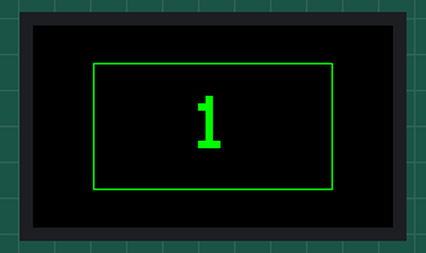
Recording of a sketch running on a simulated ESP32-S3. Shown: 240×135 colour display.

Above: at 0.2 s.
At 4.3 s:
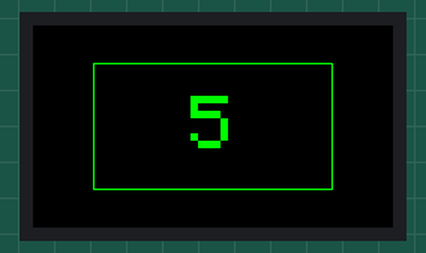
At 9.3 s:
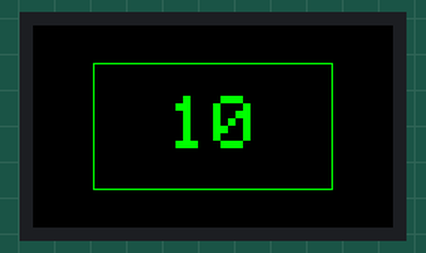
At 19.4 s:
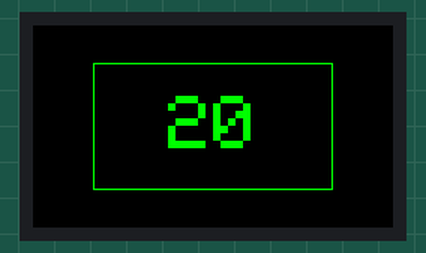
At 28.5 s:
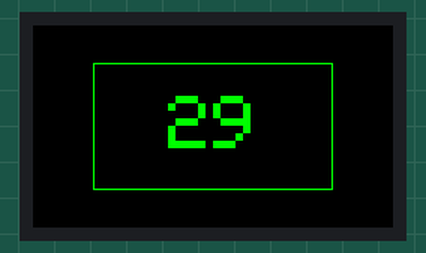
At 38.7 s:
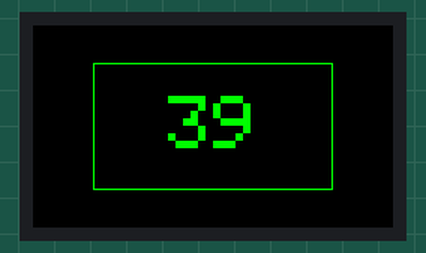

The sketch:

display2.ino
```cpp
#include <M5Cardputer.h>
#include <stdlib.h>

void setup(void) {
    M5Cardputer.begin(M5.config());

    M5Cardputer.Display.setTextColor(GREEN);
    M5Cardputer.Display.setTextSize(5);
    M5Cardputer.Display.setTextDatum(middle_center);
    M5Cardputer.Display.drawRect(40, 25, 160, 85, GREEN);
}

void loop(void) {
    static unsigned int i = 1;
    char n[5];

    itoa(i, n, 10);
    M5Cardputer.Display.fillRect(45, 30, 150, 75, BLACK);
    M5Cardputer.Display.drawString(n, M5Cardputer.Display.width() / 2, M5Cardputer.Display.height() / 2);
    i++;
    delay(1000);
}
```

Measured:
- what the display in image 1 shows lasts 1.0 s, from 4.2 s to 5.2 s
